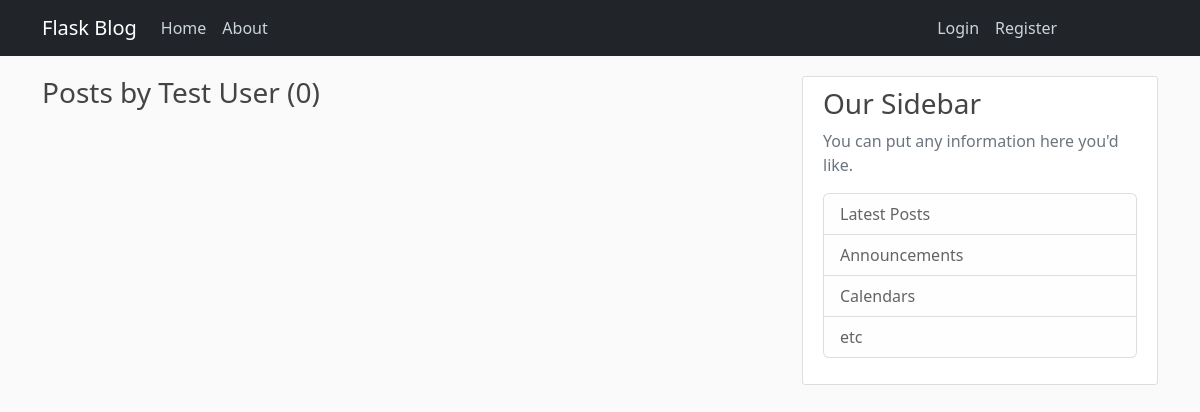
Before: /user/Test User with the older database file.
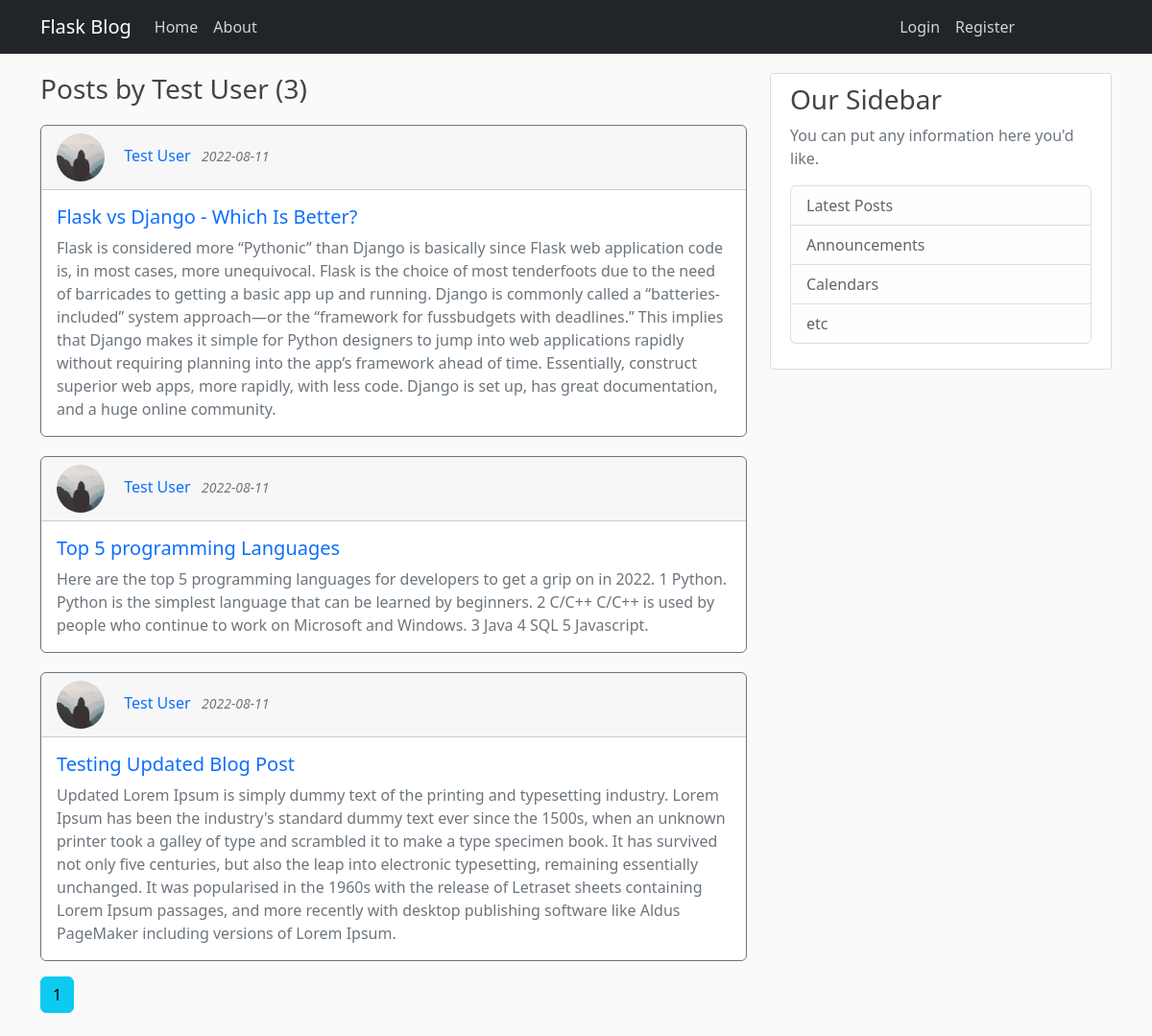
After: the same page with the newer database file.
### flaskblog/models.py (models this page shows, shortened)
class User(db.Model, UserMixin):
    id = db.Column(db.Integer, primary_key=True)
    username = db.Column(db.String(20), unique=True, nullable=False)
    email = db.Column(db.String(120), unique=True, nullable=False)
    image_file = db.Column(db.String(20), nullable=False,
                           default='default.jpg')
    password = db.Column(db.String(60), nullable=False)
    posts = db.relationship('Post', backref='author', lazy=True)

class Post(db.Model):
    id = db.Column(db.Integer, primary_key=True)
    title = db.Column(db.String(100), nullable=False)
    date_posted = db.Column(db.DateTime, nullable=False,
                            default=datetime.utcnow)
    content = db.Column(db.Text, nullable=False)
    user_id = db.Column(db.Integer, db.ForeignKey('user.id'), nullable=False)

### flaskblog/users/routes.py (the view)
@users.route("/user/<string:username>")
def user_posts(username):
    page = request.args.get('page', 1, type=int)
    user = User.query.filter_by(username=username).first_or_404()
    posts = Post.query.filter_by(author=user)\
        .order_by(Post.date_posted.desc())\
        .paginate(page=page, per_page=5)
    return render_template('user_posts.html', posts=posts, user=user)

### flaskblog/templates/user_posts.html
{% extends "layout.html" %} {% block content %}
<h3 class="mb-3" style="margin-top: 20px">
  Posts by {{ user.username }} ({{ posts.total }})
</h3>
{% for post in posts.items %}
<div
  class="card border-secondary mb-3"
  style="max-width: 100%; margin-top: 20px"
>
  <div class="card-header">
    <img
      class="rounded-circle article-img"
      src="{{ url_for('static', filename='profile_pics/' + post.author.image_file) }}"
      style="width: 50px; height: 50px"
    />
    <a
      href="{{ url_for('users.user_posts', username=post.author.username) }}"
      style="text-decoration: none"
      >{{ post.author.username }}</a
    >
    <small class="text-muted"
      >&nbsp;&nbsp;<i>{{ post.date_posted.strftime('%Y-%m-%d') }}</i></small
    >
  </div>
  <div class="card-body text-secondary">
    <h5 class="card-title">
      <a
        href="{{ url_for('posts.post', post_id=post.id) }}"
        style="text-decoration: none"
        >{{ post.title }}</a
      >
    </h5>
    <p class="card-text">{{ post.content }}</p>
  </div>
</div>
{% endfor %} {% for page_num in posts.iter_pages(left_edge=1, right_edge=1,
left_current=1, right_current=2) %} {% if page_num %} {% if page_num ==
posts.page %}
<a
  class="btn btn-info mb-4"
  href="{{ url_for('users.user_posts', username=user.username, page=page_num) }}"
  >{{ page_num }}</a
>
{% else %}
<a
  class="btn btn-outline-info mb-4"
  href="{{ url_for('users.user_posts', username=user.username, page=page_num) }}"
  >{{ page_num }}</a
>
{% endif %} {% else %} ... {% endif %} {% endfor %} {% endblock content %}

### flaskblog/templates/layout.html (shortened to what this page needs)
<!DOCTYPE html>
<html lang="en">
  <head>
    <link href="https://cdn.jsdelivr.net/npm/bootstrap@5.2.0/dist/css/bootstrap.min.css" rel="stylesheet">
    <link
      rel="stylesheet"
      type="text/css"
      href="{{ url_for('static', filename='main.css') }}"
    />
  </head>
  <body>
    <header class="site-header" style="margin-top: -80px;">
        <nav class="navbar navbar-expand-lg navbar-dark bg-dark">
        <div class="container">
          <a class="navbar-brand mr-4" href="/">Flask Blog</a>
          <div class="collapse navbar-collapse" id="navbarToggle">
            <div class="navbar-nav mr-auto">
              <a class="nav-item nav-link" href="{{ url_for('main.home') }}">Home</a>
              <a class="nav-item nav-link" href="{{ url_for('main.about') }}">About</a>
            </div>
            <div class="navbar-nav">
              {% if current_user.is_authenticated %}
              <a class="nav-item nav-link" href="{{ url_for('posts.new_post') }}">New Post</a>
              <a class="nav-item nav-link" href="{{ url_for('users.account') }}">Account</a>
              <a class="nav-item nav-link" href="{{ url_for('users.logout') }}">Logout</a>
              {% else %}
              <a class="nav-item nav-link" href="{{ url_for('users.login') }}">Login</a>
              <a class="nav-item nav-link" href="{{ url_for('users.register') }}">Register</a>
              {% endif %}
            </div>
          </div>
        </div>
      </nav>
    </header>
    <main role="main" class="container">
        <div class="row">
          <div class="col-md-8">
            {% block content %}{% endblock %}
          </div>
          <div class="col-md-4" style="margin-top: 20px;">
            <div class="content-section">
              <h3>Our Sidebar</h3>
              <p class='text-muted'>You can put any information here you'd like.
                <ul class="list-group">
                  <li class="list-group-item list-group-item-light">Latest Posts</li>
                  <li class="list-group-item list-group-item-light">Announcements</li>
                  <li class="list-group-item list-group-item-light">Calendars</li>
                  <li class="list-group-item list-group-item-light">etc</li>
                </ul>
              </p>
            </div>
          </div>
        </div>
      </main>
  </body>
</html>

### flaskblog/static/main.css (style rules this page uses)
body { background: #fafafa; color: #333333; margin-top: 5rem; }
h1, h2, h3, h4, h5, h6 { color: #444444; }
.site-header .navbar-nav .nav-link { color: #cbd5db; }
.content-section { background: #ffffff; padding: 10px 20px; border: 1px solid #dddddd; border-radius: 3px; margin-bottom: 20px; }
.article-img { height: 65px; width: 65px; margin-right: 16px; }

Changed rows visible on the page:
added Post: image_file (placeholder picture), author.username "Test User", date_posted "2022-08-11", title "Flask vs Django - Which Is Better?", content "Flask is considered more “Pythonic” than Django is basically since Flask web application code is, in most cases, more unequivocal. Flask is the choice of most tenderfoots due to the need of barricades to getting a basic app up and running. Django is commonly called a “batteries-included” system approach—or the “framework for fussbudgets with deadlines.” This implies that Django makes it simple for Python designers to jump into web applications rapidly without requiring planning into the app’s framework ahead of time. Essentially, construct superior web apps, more rapidly, with less code. Django is set up, has great documentation, and a huge online community."
added Post: image_file (placeholder picture), author.username "Test User", date_posted "2022-08-11", title "Top 5 programming Languages", content "Here are the top 5 programming languages for developers to get a grip on in 2022. 1 Python. Python is the simplest language that can be learned by beginners. 2 C/C++ C/C++ is used by people who continue to work on Microsoft and Windows. 3 Java 4 SQL 5 Javascript."
added Post: image_file (placeholder picture), author.username "Test User", date_posted "2022-08-11", title "Testing Updated Blog Post", content "Updated Lorem Ipsum is simply dummy text of the printing and typesetting industry. Lorem Ipsum has been the industry's standard dummy text ever since the 1500s, when an unknown printer took a galley of type and scrambled it to make a type specimen book. It has survived not only five centuries, but also the leap into electronic typesetting, remaining essentially unchanged. It was popularised in the 1960s with the release of Letraset sheets containing Lorem Ipsum passages, and more recently with desktop publishing software like Aldus PageMaker including versions of Lorem Ipsum."
Other visible differences:
{{ posts.total }}: "0" → "3"
new list line: "1"
